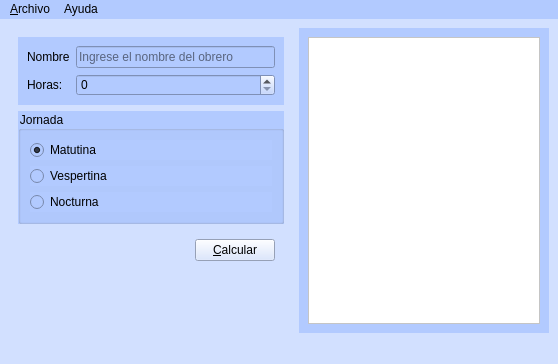
<?xml version="1.0" encoding="UTF-8"?>
<ui version="4.0">
 <class>Principal</class>
 <widget class="QMainWindow" name="Principal">
  <property name="geometry">
   <rect>
    <x>0</x>
    <y>0</y>
    <width>558</width>
    <height>364</height>
   </rect>
  </property>
  <property name="windowTitle">
   <string>Principal</string>
  </property>
  <property name="windowIcon">
   <iconset resource="recursos.qrc">
    <normaloff>:/imagenes/salario/salario.png</normaloff>:/imagenes/salario/salario.png</iconset>
  </property>
  <property name="styleSheet">
   <string notr="true">background-color: rgb(210, 224, 255);
color: rgb(0, 0, 0);</string>
  </property>
  <widget class="QWidget" name="centralwidget">
   <layout class="QHBoxLayout" name="horizontalLayout_2">
    <item>
     <widget class="QWidget" name="widget_3" native="true">
      <property name="minimumSize">
       <size>
        <width>250</width>
        <height>0</height>
       </size>
      </property>
      <property name="maximumSize">
       <size>
        <width>500</width>
        <height>16777215</height>
       </size>
      </property>
      <layout class="QVBoxLayout" name="verticalLayout_3">
       <item>
        <widget class="QWidget" name="widget_2" native="true">
         <property name="styleSheet">
          <string notr="true">background-color: rgb(178, 202, 255);</string>
         </property>
         <layout class="QFormLayout" name="formLayout">
          <item row="0" column="1">
           <widget class="QLineEdit" name="inNombre">
            <property name="placeholderText">
             <string>Ingrese el nombre del obrero</string>
            </property>
           </widget>
          </item>
          <item row="1" column="0">
           <widget class="QLabel" name="label_2">
            <property name="text">
             <string>Horas:</string>
            </property>
           </widget>
          </item>
          <item row="1" column="1">
           <widget class="QSpinBox" name="inHoras">
            <property name="maximum">
             <number>50</number>
            </property>
           </widget>
          </item>
          <item row="0" column="0">
           <widget class="QLabel" name="label">
            <property name="styleSheet">
             <string notr="true">color: rgb(255, 255, 255);
color: rgb(0, 0, 0);</string>
            </property>
            <property name="text">
             <string>&lt;html&gt;&lt;head/&gt;&lt;body&gt;&lt;p&gt;Nombre&lt;/p&gt;&lt;/body&gt;&lt;/html&gt;</string>
            </property>
           </widget>
          </item>
         </layout>
        </widget>
       </item>
       <item>
        <widget class="QGroupBox" name="groupBox">
         <property name="styleSheet">
          <string notr="true">background-color: rgb(178, 202, 255);</string>
         </property>
         <property name="title">
          <string>Jornada</string>
         </property>
         <layout class="QVBoxLayout" name="verticalLayout_2">
          <item>
           <widget class="QRadioButton" name="inMatutino">
            <property name="text">
             <string>Matutina</string>
            </property>
            <property name="checked">
             <bool>true</bool>
            </property>
           </widget>
          </item>
          <item>
           <widget class="QRadioButton" name="inVespertina">
            <property name="text">
             <string>Vespertina</string>
            </property>
           </widget>
          </item>
          <item>
           <widget class="QRadioButton" name="inNocturna">
            <property name="text">
             <string>Nocturna</string>
            </property>
           </widget>
          </item>
         </layout>
        </widget>
       </item>
       <item>
        <widget class="QWidget" name="widget_4" native="true">
         <layout class="QHBoxLayout" name="horizontalLayout">
          <item>
           <spacer name="horizontalSpacer">
            <property name="orientation">
             <enum>Qt::Horizontal</enum>
            </property>
            <property name="sizeHint" stdset="0">
             <size>
              <width>145</width>
              <height>20</height>
             </size>
            </property>
           </spacer>
          </item>
          <item>
           <widget class="QPushButton" name="cmdCalcular">
            <property name="text">
             <string>&amp;Calcular</string>
            </property>
           </widget>
          </item>
         </layout>
        </widget>
       </item>
       <item>
        <spacer name="verticalSpacer">
         <property name="orientation">
          <enum>Qt::Vertical</enum>
         </property>
         <property name="sizeHint" stdset="0">
          <size>
           <width>20</width>
           <height>40</height>
          </size>
         </property>
        </spacer>
       </item>
      </layout>
     </widget>
    </item>
    <item>
     <widget class="QWidget" name="widget" native="true">
      <property name="minimumSize">
       <size>
        <width>250</width>
        <height>0</height>
       </size>
      </property>
      <property name="maximumSize">
       <size>
        <width>250</width>
        <height>16777215</height>
       </size>
      </property>
      <property name="styleSheet">
       <string notr="true">background-color: rgb(178, 202, 255);</string>
      </property>
      <layout class="QVBoxLayout" name="verticalLayout">
       <item>
        <widget class="QPlainTextEdit" name="outResultado">
         <property name="styleSheet">
          <string notr="true">background-color: rgb(255, 255, 255);</string>
         </property>
         <property name="readOnly">
          <bool>true</bool>
         </property>
        </widget>
       </item>
      </layout>
     </widget>
    </item>
   </layout>
  </widget>
  <widget class="QMenuBar" name="menuBar">
   <property name="geometry">
    <rect>
     <x>0</x>
     <y>0</y>
     <width>558</width>
     <height>25</height>
    </rect>
   </property>
   <property name="styleSheet">
    <string notr="true">color: rgb(0, 0, 0);
background-color: rgb(178, 202, 255);</string>
   </property>
   <widget class="QMenu" name="menuArchivo">
    <property name="title">
     <string>&amp;Archivo</string>
    </property>
    <addaction name="actionNuevo"/>
    <addaction name="actionAbrir"/>
    <addaction name="actionGuardar"/>
    <addaction name="actionCalcular"/>
    <addaction name="actionSalir"/>
   </widget>
   <widget class="QMenu" name="menuAyuda">
    <property name="title">
     <string>Ayuda</string>
    </property>
    <addaction name="actionAcerca_de"/>
   </widget>
   <addaction name="menuArchivo"/>
   <addaction name="menuAyuda"/>
  </widget>
  <widget class="QStatusBar" name="statusBar"/>
  <action name="actionNuevo">
   <property name="icon">
    <iconset resource="recursos.qrc">
     <normaloff>:/salario/Nuevo.png</normaloff>:/salario/Nuevo.png</iconset>
   </property>
   <property name="text">
    <string>&amp;Nuevo</string>
   </property>
   <property name="shortcut">
    <string>Ctrl+N</string>
   </property>
  </action>
  <action name="actionAbrir">
   <property name="icon">
    <iconset resource="recursos.qrc">
     <normaloff>:/imagenes/salario/archivos.png</normaloff>:/imagenes/salario/archivos.png</iconset>
   </property>
   <property name="text">
    <string>A&amp;brir</string>
   </property>
   <property name="shortcut">
    <string>Ctrl+O</string>
   </property>
  </action>
  <action name="actionGuardar">
   <property name="icon">
    <iconset resource="recursos.qrc">
     <normaloff>:/imagenes/salario/disquete.png</normaloff>:/imagenes/salario/disquete.png</iconset>
   </property>
   <property name="text">
    <string>&amp;Guardar</string>
   </property>
   <property name="shortcut">
    <string>Ctrl+S</string>
   </property>
  </action>
  <action name="actionSalir">
   <property name="icon">
    <iconset resource="recursos.qrc">
     <normaloff>:/imagenes/salario/cerrar-sesion.png</normaloff>:/imagenes/salario/cerrar-sesion.png</iconset>
   </property>
   <property name="text">
    <string>&amp;Salir</string>
   </property>
   <property name="shortcut">
    <string>Ctrl+Q</string>
   </property>
  </action>
  <action name="actionAcerca_de">
   <property name="icon">
    <iconset resource="recursos.qrc">
     <normaloff>:/imagenes/salario/exclamacion.png</normaloff>:/imagenes/salario/exclamacion.png</iconset>
   </property>
   <property name="text">
    <string>Ac&amp;erca de </string>
   </property>
  </action>
  <action name="actionCalcular">
   <property name="icon">
    <iconset resource="recursos.qrc">
     <normaloff>:/imagenes/salario/llaves.png</normaloff>:/imagenes/salario/llaves.png</iconset>
   </property>
   <property name="text">
    <string>&amp;Calcular</string>
   </property>
   <property name="shortcut">
    <string>F1</string>
   </property>
  </action>
 </widget>
 <resources>
  <include location="recursos.qrc"/>
 </resources>
 <connections/>
</ui>
